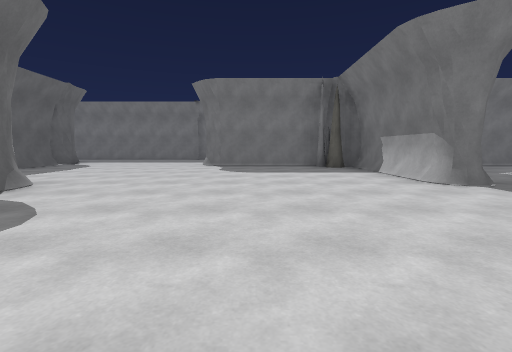
View 1 (above)

24 first-person views from a walk through a 3-D level made in the Unity game engine. The camera is 1.2 m above the floor, tilts 6° down and sees 85° across. The floor is counted in squares, 2.72 m on a side. Each view is taken from the middle of a square. On the plan, view 1 faces up. The plan holds only what a view shows up to about 9 squares ahead; the rest is blank. The place goes on beyond the plan. The player is left out. Some animated figures are left out. Door leaves are left out, so doorways stand open.

View 2
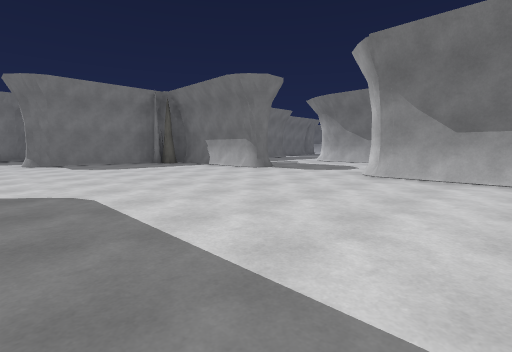

View 3
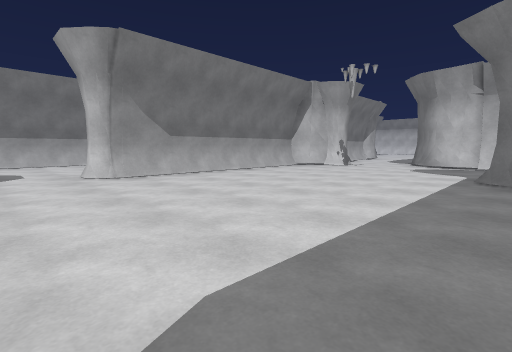

View 4
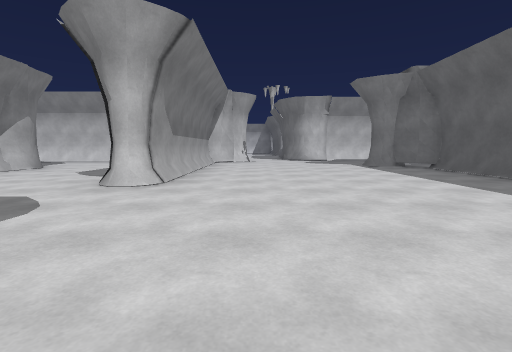

View 5
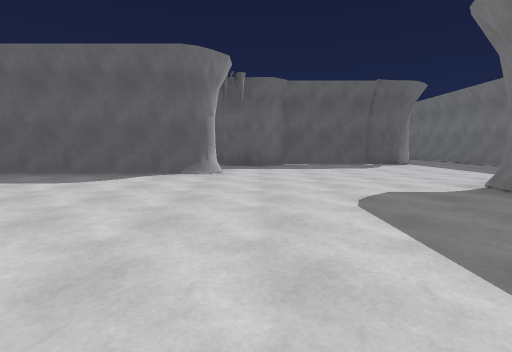

View 6
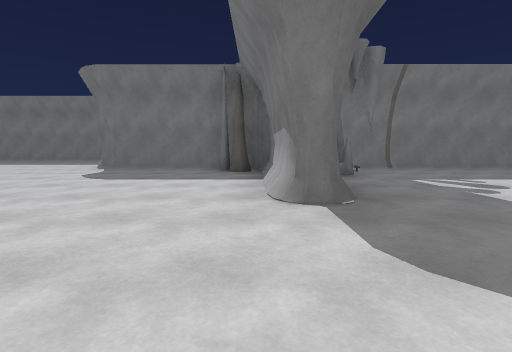

View 7
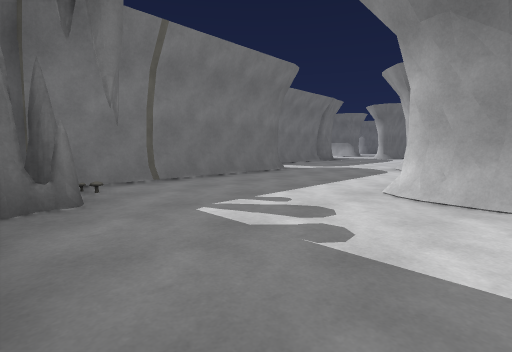

View 8
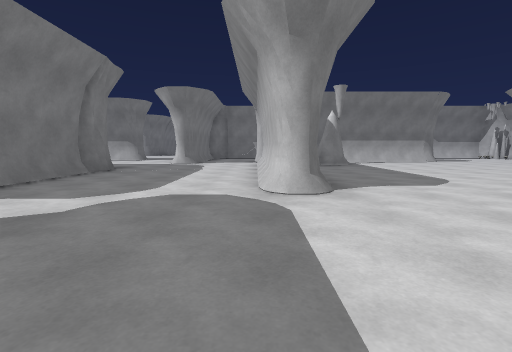

View 9
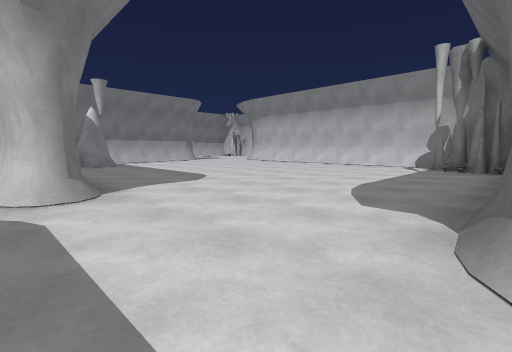

View 10
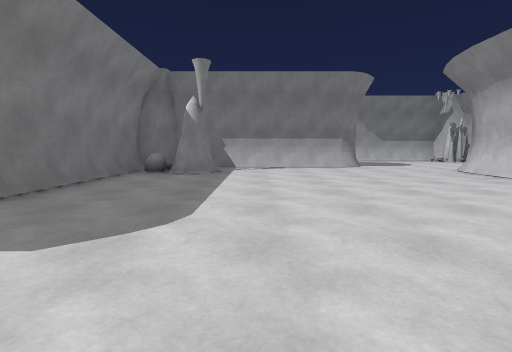

View 11
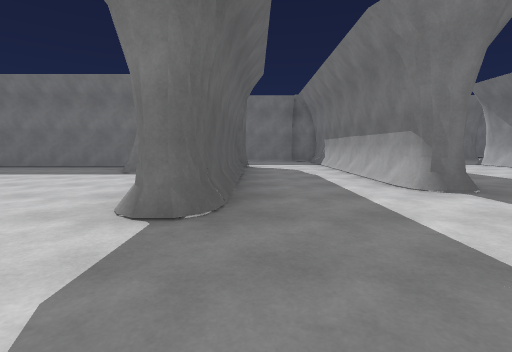

View 12
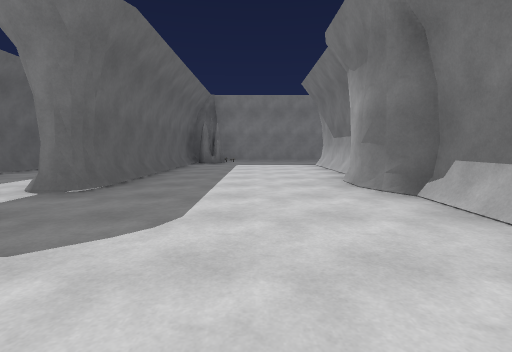

View 13
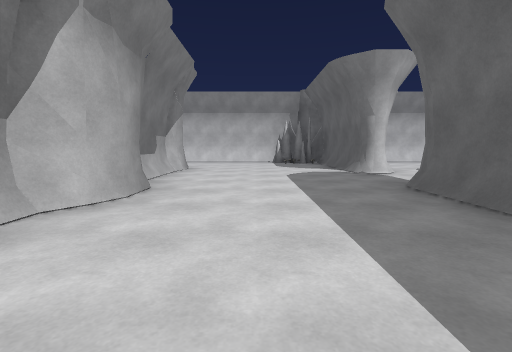

View 14
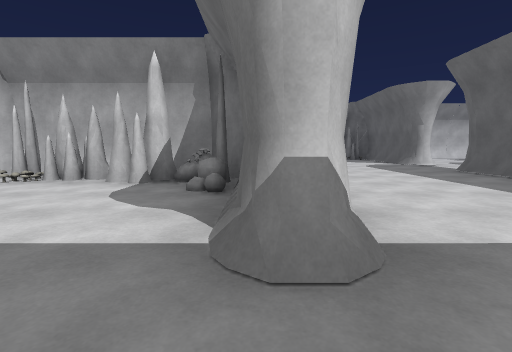

View 15
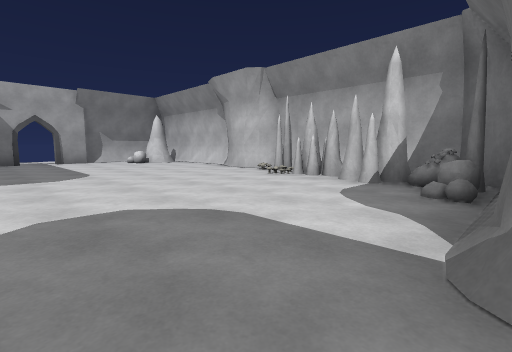

View 16
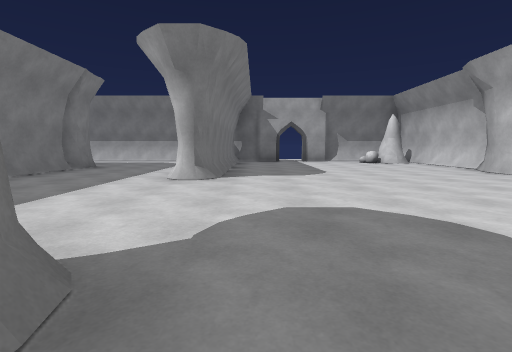

View 17
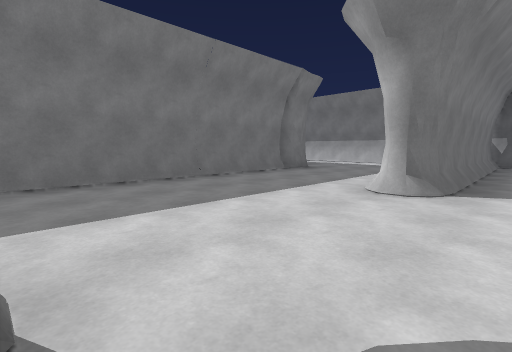

View 18
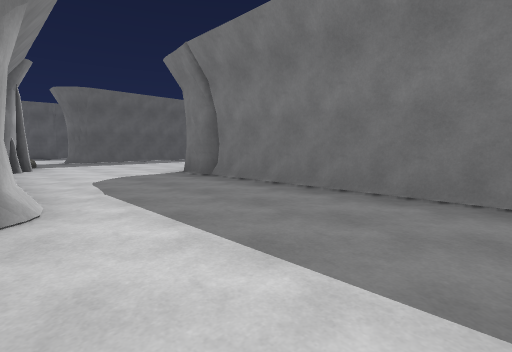

View 19
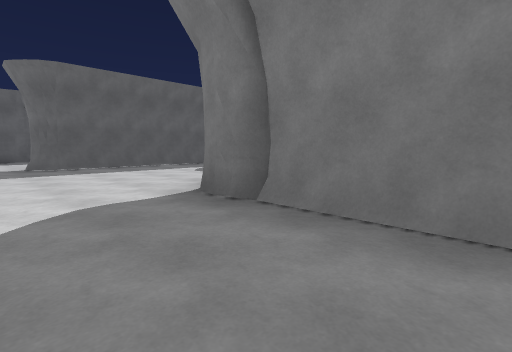

View 20
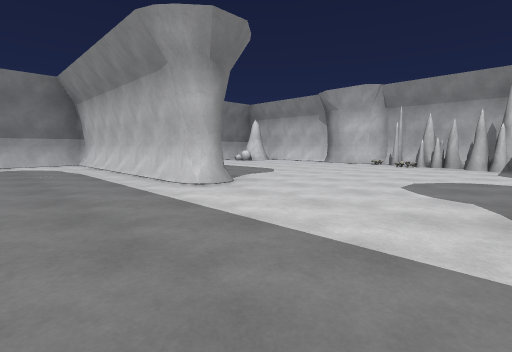

View 21
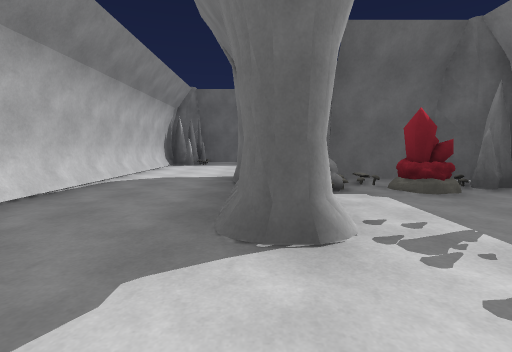

View 22
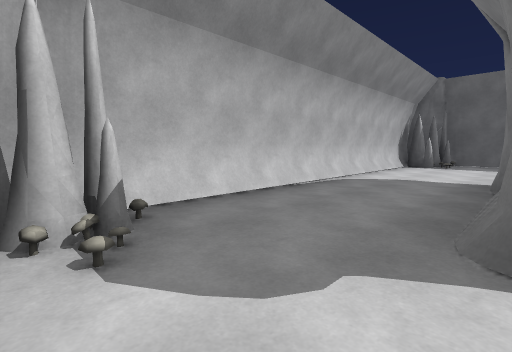

View 23
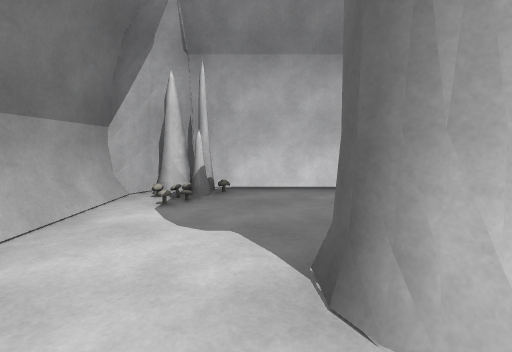

View 24
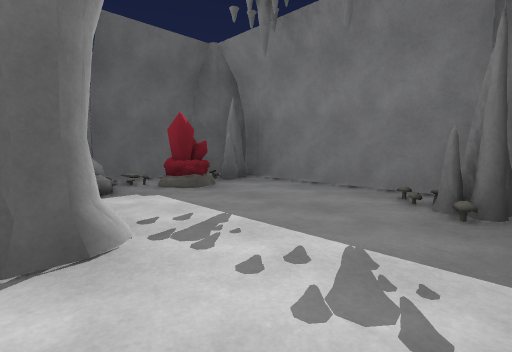

### Floor plan
Key: @ floor where view 1 was taken; # wall or solid block; . main floor; : floor 0.25 m higher than the main floor; / step, stairs or slope; D open door; S spikes; R rock; C crystal; O other object.
Columns run from 7 left of view 1 to 30 right of it. Each row starts with its distance up from view 1.
 11                       #...          .#
 10 #######               #....########..#
  9  .... .            #..#..............#
  8  #.....         ####.....S...........#
  7  ##...#########......####S###:..######
  6   #.....SS O............# ...........#
  5   #.......S.....######..#O..#........D
  4   #.......#.........R#..#...#........#
  3   #.#........#......S#..#...SSRO....O#
  2     #........#.......#..#...#SSO##.. #
  1     #....//..#.......#..#...#S##O#  ##
  0     #..@./#..#.......#......#COOO
 -1     #..../#.OOSO........#...# O.O
 -2     ##.../#..########...#O..###..
 -3      ..../  ..        .O#OO.....O#
 -4      .../#  ###      ## #S#####OS
 -5     ###/.
 -6        #./
 -7         ./

Where each view was taken, in squares from view 1:
view 1: 0 up, 0 right, facing up
view 2: 1 down, 2 left, facing up-right
view 3: 2 up, 2 left, facing down-right
view 4: 4 up, 1 right, facing down
view 5: 4 up, 2 right, facing left
view 6: 1 up, 2 right, facing up
view 7: 3 up, 3 right, facing up-right
view 8: 5 up, 6 right, facing right
view 9: 5 up, 6 right, facing down-right
view 10: 2 up, 8 right, facing right
view 11: 2 down, 15 right, facing up
view 12: 2 down, 19 right, facing up
view 13: 4 up, 19 right, facing down
view 14: 6 up, 21 right, facing down
view 15: 6 up, 21 right, facing down-right
view 16: 6 up, 21 right, facing right
view 17: 6 up, 22 right, facing up-right
view 18: 7 up, 24 right, facing up-left
view 19: 8 up, 22 right, facing up-left
view 20: 9 up, 22 right, facing down-right
view 21: 2 down, 25 right, facing left
view 22: 2 down, 25 right, facing down-left
view 23: 1 down, 24 right, facing down
view 24: 2 down, 25 right, facing up-left
